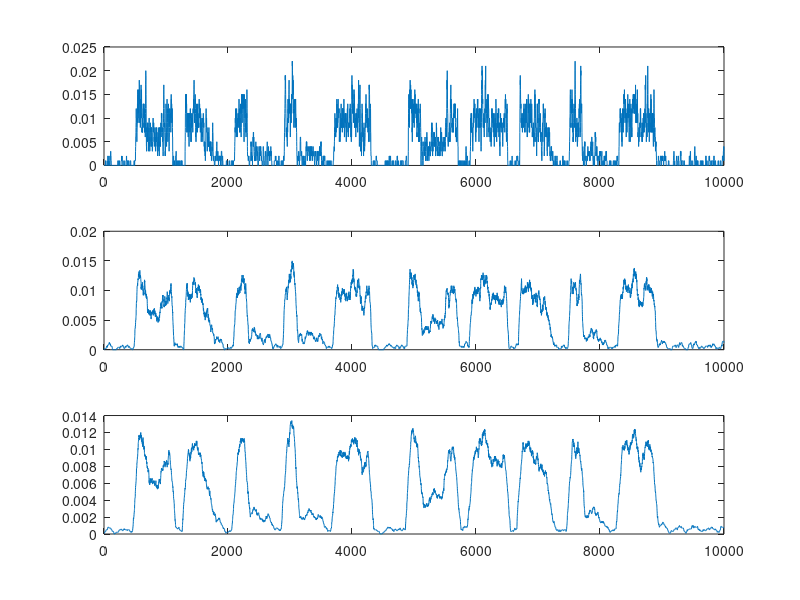

Write the MATLAB code that produced this figure. (Note: this script raises an error after producing the figure.)
% Hints for exercise 2 of AAND

%%
% author: Paula Kuokkanen
% date: 24 April 2009


% NAME: Gabler's Stephan
% Student ID number:
% I co-operated with: (please send each your own solution though)
% I used some ____ hours doing this exercise



%% Part 1: Trial-Averaged firing rates

% SpikeTimes.mat contains a matrix of spike times ([m x n], where n is the
% number of trials and m is the maximum spike time index), obtained from
% 100 presentations of a stimulus of 1 second length. The temporal precision
% of the spike times is 0.1\,ms.

% Try re-using your (modified) code from the last time here. You can also modify the
% example solution of the exercise #1 if you want to.


%%
load SpikeTimes    % load spike time data
SpikeTimes = SpikeTimes';
T = 1000;
res = 0.1;
windows = [1 5 10];
time = 0:res:T-res;

rectf = @(t, sig) ones(1, length(find(t<sig))) * 1/sig;
average = zeros(length(windows), length(time));
N = size(SpikeTimes,2);         % number of trials

figure(1);
for i = 1:length(windows)
    subplot(3,1,i);
    for j = 1:N;
        % create spiketrain
        valid           = SpikeTimes(j, ~isnan(SpikeTimes(j,:)));
        spiketrain      = zeros(T/res, 1);
        spiketrain(int16(valid/res)) = 1;
        kernel          = rectf(time, windows(i));
        kernel          = kernel/sum(kernel);
        size(conv(spiketrain, kernel, 'same'))
        size(average(i,:))
        average(i,:)    = average(i,:) + conv(spiketrain, kernel, 'same')';
    end
    average(i,:) = average(i,:) / N;
    plot(average(i,:));
end




%%
% compute and plot different window functions
for i=1:length(delta_ts)
    figure
    subplot(length(delta_ts)+1, 1, 1)
    plot(spiketrain);
    title(['delta t: ' num2str(delta_ts(i))]);
    
    for j=1:length(kernelfs)
        kernel      = kernelfs{j}(time, delta_ts(i));
        kernel      = kernel/sum(kernel);
        smoothed    = conv(spiketrain, kernel);
        
        % plot convolved spiketrain
        subplot(length(delta_ts)+1, 1, j+1);
        plotrange   = floor(length(kernel)/2):length(smoothed)-(floor(length(kernel)/2))+1;
        plot(time, 10000 * smoothed(plotrange(1:length(time))));
        xlabel('t [ms]');
        ylabel('f [Hz]');
    end
end

% Plese also take a look at the raw data. This means: make a break point here
% and see for the variables in "workspace". If you double click one of them
% (there might be only one) a window should open above your command line
% showing how the data in the variable is organized and the value(s) it has.



% * Calculate the trial-averaged firing rate, using a sliding rectangular
% window function with a width of 1, 5, and 10 ms.



% * Include different numbers of trials (10, 50 and 100), and see how it
% affects your results.



% * use "handles(1)", "handles(2)" and "handles(3)" to asses the sub-figures
% to plot the different numbers of trials used in averaging.





%% Part 2, spike-train statistics

%% 2 a) ISI distribution

ISIs = diff(SpikeTimes);
% calculates ISIs - differences between spike times, remember to check that
% calculations go along the right matrix dimension

ISIs = reshape(ISIs,1,[]);  % this use of reshape converts the matrix into a vector
ISIs = ISIs(~isnan(ISIs));   % remove NaNs

% construct histogram

% plot
set(gcf,'CurrentAxes',handles(4));

%% 2 b) CV


%% 2 c) Fano factor


%% Part 3, spike-triggered average

% Download Stim_Spikes_forSTA.mat from the course website. It contains
% the Stimulus vector, the corresponding Time vector with time in ms, and
% the SpikeTimes obtained from 100 presentations of the stimulus to a model
% neuron. Calculate the spike-triggered average.

% Hint 1: See how the matlab function xcorr is related to the equations
% given in the exercise sheet.

% Hint 2: dividing by the total number of spikes is equivalent to first
% dividing by the number of trials to generate the trial-averaged neuronal
% response function, and then dividing by the average number of spikes per
% trial when calculating the STA.

load Stim_Spikes_forSTA;



% plot
set(gcf,'CurrentAxes',handles(5));
